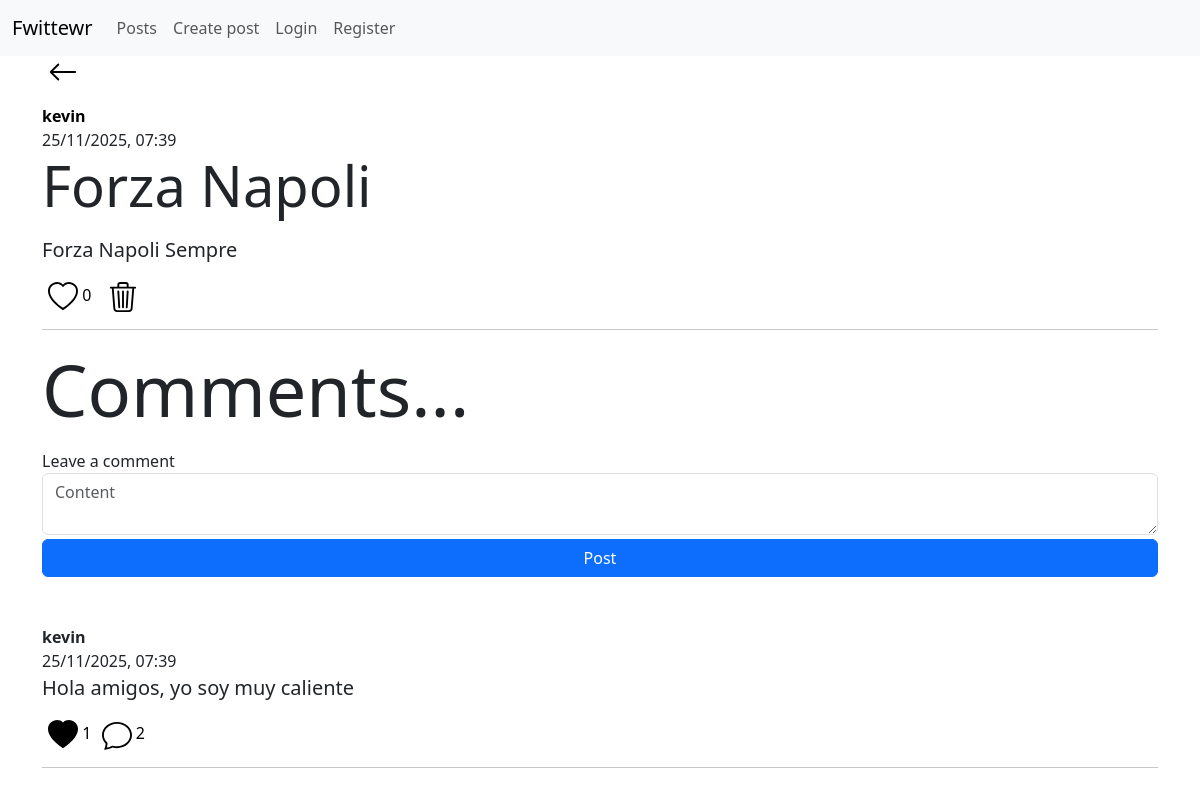
Screenshot of /post-comments/2 (signed in) with the database file from the repository.
### app/models.py (models this page shows)
class User(db.Model, UserMixin):
    id = db.Column(db.Integer, primary_key=True)
    username = db.Column(db.String(20), nullable=False, unique=True)
    password = db.Column(db.String(80), nullable=False)
    created_posts = db.relationship('Post', backref='user', lazy='select')
    created_comments = db.relationship('Comment', backref='user', lazy='select')
    liked_posts = db.relationship('Post', secondary=liked_posts, backref='liked_users', lazy='select')
    liked_comments = db.relationship('Comment', secondary=liked_comments, backref = 'liked_users', lazy='select')

class Post(db.Model):
    id = db.Column(db.Integer, primary_key=True)
    title = db.Column(db.String(50))
    content = db.Column(db.String(200), nullable=False)
    creation_date = db.Column(db.DateTime(timezone=True), default=datetime.now(timezone.utc))
    deleted = db.Column(db.Boolean, default=False)
    comments = db.relationship('Comment', backref='referenced_post', lazy='select')
    user_id = db.Column(db.Integer, db.ForeignKey('user.id'), nullable=False)

class Comment(db.Model):
    id = db.Column(db.Integer, primary_key=True)
    content = db.Column(db.String(200), nullable=False)
    creation_date = db.Column(db.DateTime(timezone=True), default=datetime.now(timezone.utc))
    deleted = db.Column(db.Boolean, default=False)
    comments = db.relationship('Comment', backref=backref('referenced_comment', remote_side=[id]), lazy='select')
    referenced_comment_id = db.Column(db.Integer, db.ForeignKey('comment.id'))
    referenced_post_id = db.Column(db.Integer, db.ForeignKey('post.id'))
    user_id = db.Column(db.Integer, db.ForeignKey('user.id'), nullable=False)
    __table_args__ = (
        CheckConstraint(
            'referenced_comment_id IS NOT NULL OR referenced_post_id IS NOT NULL',
            name='check_comment_or_post_not_null'
        ),
    )

### app/routes/home_bp.py (the view)
@home_bp.route('/post-comments/<id>', methods=['GET', 'POST'])
@login_required
def show_post_comments(id):
    form = CreatePostForm()
    post = Post.query.filter_by(id=id).first_or_404()
    if form.validate_on_submit():
        comment = Comment(content=form.content.data)
        current_user.created_comments.append(comment)
        comment.referenced_post = post
        db.session.commit()
        return redirect(url_for('home.show_post_comments', id=id))
    return render_template('home/comments/post-comments.html', post=post, form=form)

### app/forms.py
class CreatePostForm(FlaskForm):
    title = StringField(validators=[Length(min=0, max=50)], render_kw={'placeholder':'Title', 'class':'form-control'})
    content = TextAreaField(validators=[DataRequired(), Length(min=4, max=200)], render_kw={'placeholder':'Content', 'class':'form-control'})
    submit = SubmitField('Post', render_kw={'class':'btn btn-primary mt-1 w-100'})

### app/__init__.py (called while the page is built)
def create_app():
    app = Flask(__name__)
    app.config['SQLALCHEMY_DATABASE_URI'] = 'sqlite:///database.db'
    app.secret_key = 'thisisasecretkey'
    db.init_app(app)
    bcrypt.init_app(app)
    login_manager.init_app(app)
    csrf.init_app(app)
    login_manager.login_view = 'auth.login'
    @login_manager.user_loader
    def load_user(user_id):
        return User.query.get(int(user_id))
    app.register_blueprint(auth_bp)
    app.register_blueprint(home_bp)
    app.register_blueprint(errors_bp)
    return app

### app/templates/home/comments/post-comments.html (shortened to what this page needs)
{% extends 'base.html' %}
{% from 'home/post-macros.html' import comment_to_render, back_button %}
{% block body %}
<div class="mx-auto">
    {{ back_button() }}
    <div class="col-12 mt-3">
        <figure>
            <figcaption>
                <a href="{{ url_for('home.show_user', id=post.user.id) }}" style="color: black; text-decoration: none">
                    <b>{{ post.user.username }}</b> <br>
                </a>
                {{ post.creation_date.strftime('%d/%m/%Y, %H:%M') }}
            </figcaption>
            {% if post.title %}
            <p class="display-4 post-title">{{ post.title }}</p>
            {% endif %}
            <p class="blockquote post-content">{{ post.content }}</p>
            <button onclick="like_post(this, '{{ post.id }}')" style="background-color:transparent; border:0px">
                {% if current_user in post.liked_users %}
                    <img style="width: 30px" src="{{ url_for('static', filename='icons/heart-fill.svg') }}" alt="">
                {% else %}
                    <img style="width: 30px" src="{{ url_for('static', filename='icons/heart.svg') }}" alt="">
                {% endif %}
                <span>{{ post.liked_users|length }}</span>
            </button>
            {% if post.user == current_user %}
            <button onclick="delete_post(this, '{{ post.id }}')" style="background-color: transparent; border: 0px; text-decoration: none">
                <img style="width: 30px" src="{{ url_for('static', filename='icons/trash3.svg') }}" alt="">
            </button>
            {% endif %}
        </figure>
        <hr>
    </div>
    <p class="display-2">Comments...</p>
    <form method="POST">
        <label for="content">Leave a comment</label>
        {{ form.content }}
        {{ form.submit }}
    </form>
    <div class="mt-5">
    {% for comment in post.comments | selectattr('deleted', 'equalto', False) %}
        {{ comment_to_render(comment, current_user) }}
    {% endfor %}
    </div>
</div>
{% endblock %}

### app/templates/home/post-macros.html (shortened to what this page needs)
{% macro comment_to_render(comment, current_user) %}
<div class="col-12">
    <figure>
        <figcaption>
            <b>{{ comment.user.username }}</b> <br>
            {{ comment.creation_date.strftime('%d/%m/%Y, %H:%M') }}
        </figcaption>
        <p class="blockquote">{{ comment.content }}</p>
        <button onclick="like_comment(this, '{{ comment.id }}')" style="background-color:transparent; border:0px">
            {% if current_user in comment.liked_users %}
                <img style="width: 30px" src="{{ url_for('static', filename='icons/heart-fill.svg') }}" alt="">
            {% else %}
                <img style="width: 30px" src="{{ url_for('static', filename='icons/heart.svg') }}" alt="">
            {% endif %}
            <span>{{ comment.liked_users|length }}</span>
        </button>
        <a style="text-decoration: none; border:0px; color: black" href="{{ url_for('home.show_comment_comments', id=comment.id) }}">
            <img style="width: 30px" src="{{ url_for('static', filename='icons/chat.svg') }}" alt="">
            <span>{{ comment.comments|length }}</span>
        </a>
    </figure>
    <hr>
</div>
{% endmacro %}
{% macro back_button() %}
<button style="background-color: transparent; border: 0px; text-decoration: none" onclick="history.back()">
    <img style="width: 30px" src="{{ url_for('static', filename='icons/arrow-left.svg') }}" alt="">
</button>
{% endmacro %}

### rows the page displays
User: user.username "kevin"
Post: creation_date "25/11/2025, 07:39", title "Forza Napoli", content "Forza Napoli Sempre"
Comment: user.username "kevin", creation_date "25/11/2025, 07:39", content "Hola amigos, yo soy muy caliente", liked_users|length "1", comments|length "2"

### other values shown
{{ post.liked_users|length }} "0"
